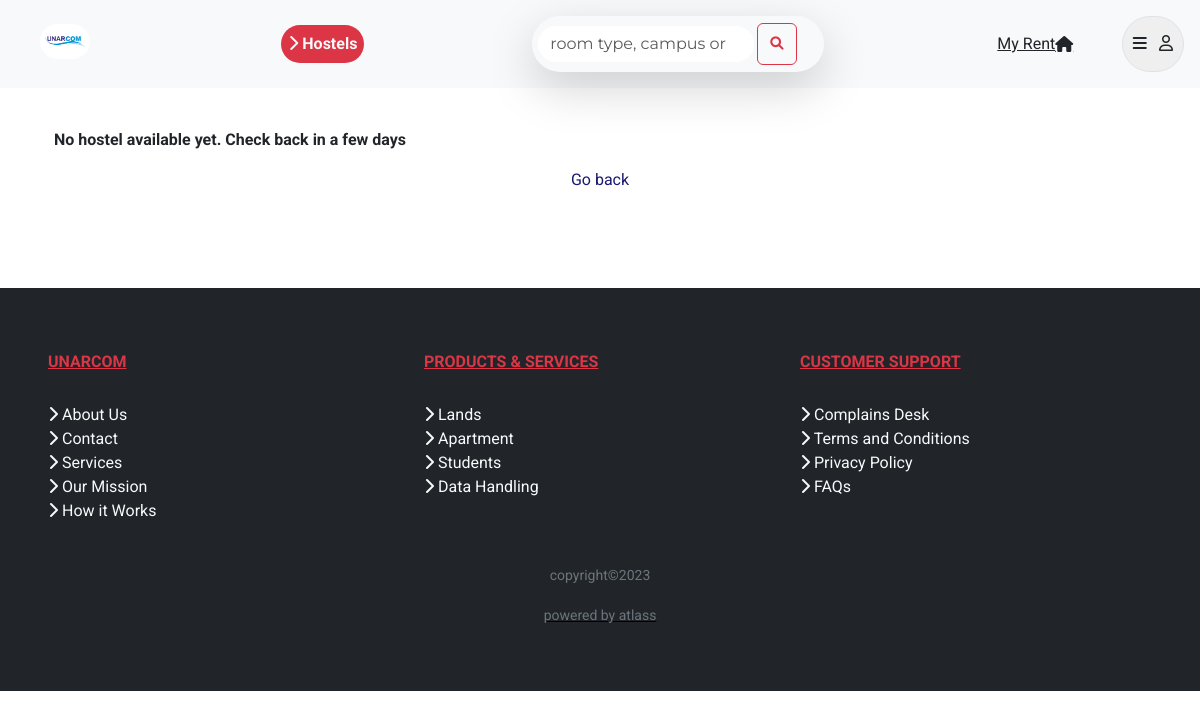
/rooms/list/2/Citadel Hostel/, run on an earlier commit of the app's database.
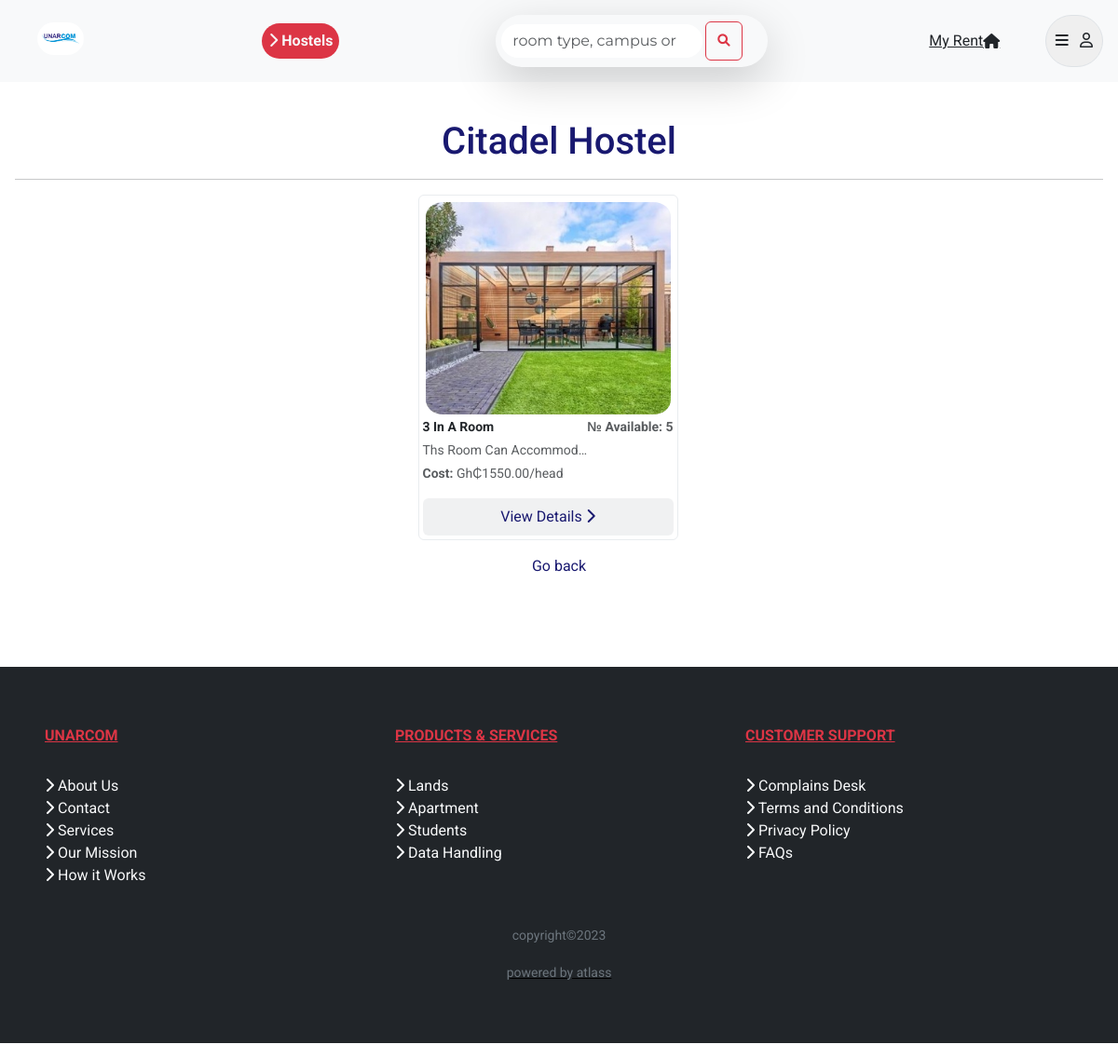
And on a later commit of the database.
### hostels/models.py (models this page shows, shortened)
class RoomType(models.Model):
    hostel = models.ForeignKey(Hostel, on_delete=models.CASCADE)
    room_type = models.CharField(max_length=100)
    room_display_image = models.ImageField(upload_to='unarcom/room_type/images', default=None, null=True, blank=True)
    room_type_number = models.PositiveIntegerField()
    room_numbers = models.JSONField(default=dict)
    room_capacity = models.PositiveIntegerField()
    max_capacity = models.PositiveIntegerField()
    cost_per_head = models.DecimalField(max_digits=65, decimal_places=2)
    db_use_only = models.PositiveIntegerField()
    details = RichTextUploadingField()

class Hostel(models.Model):
    created_by = models.ForeignKey(user, on_delete=models.CASCADE)
    owner_name = models.CharField(max_length=100, default='unarcom', help_text='Enter name of hostel owner')
    school = models.ForeignKey(School, on_delete=models.CASCADE)
    campus = models.CharField(max_length=100, default='Main Campus', help_text='Enter campus the hostel is located')
    hostel_name = models.CharField(max_length=50, default='unnamed hostel')
    contact = models.CharField(help_text='0589 693 6595', max_length=10)
    display_image = models.ImageField(blank=True, upload_to='unarcom/hostel/images', default=None)
    date_added = models.DateTimeField(default=timezone.now)
    no_of_rooms = models.PositiveIntegerField(help_text='E.g 20')
    description = RichTextUploadingField()
    hostel_coordinates = models.CharField(max_length=100, help_text='latitude, longitude')
    cost_range = models.CharField(max_length=200, help_text='4500')
    duration_of_rent = models.PositiveIntegerField(help_text='2')
    wifi = models.CharField(max_length=50)
    amenities = models.ManyToManyField(Amenities)
    account_number = models.CharField(max_length=100, null=True, blank=True)
    account_name = models.CharField(max_length=100)
    rating = models.DecimalField(max_digits=10, decimal_places=1)
    '''
    trimming images to an appropriate size before saving to the database
    '''
    def __str__(self):
        return self.hostel_name
    '''
    a method to get the cost of a romm
    '''
    '''
    calculating the distance of the hostel to the campus
    '''

### hostels/views.py (the view)
# urls.py: path('rooms/list/<int:pk>/<str:hostel>/', RoomsListView.as_view(), name='room-list'),
class RoomsListView(ListView):
    model = RoomType
    context_object_name = 'rooms'
    template_name = 'hostels/room_list.html'
    slug_url_kwarg = 'pk'
    def get_context_data(self, **kwargs):
        context = super(RoomsListView, self).get_context_data(**kwargs)
        context['room_type_list'] = RoomType.objects.filter(hostel_id=self.kwargs.get('pk'))
        return context

### hostels/templates/hostels/room_list.html
{% extends 'hostels/base.html' %} {% block title %}Room List{% endblock %} {% block content %}
<section class="user">
  {% for room_type in room_type_list %} {% if forloop.counter == 1 %}
  <h1 class="text-center text-capitalize">{{room_type.hostel}}</h1>
  <hr />
  {% endif %}
  {% endfor %}
  <div class="container">
    <div class="row">
        <div class="row d-flex justify-content-center">
          {% for room_type in room_type_list %}
          {% if not room_type.room_type_number == 0 %}
          <div class="col-md-3 mb-3 border border-light-subtle rounded p-1" data-aos="fade-up">
            <a href="{% url 'room-detail' room_type.pk room_type.room_type %}">
              <div class="d-flex justify-content-center">
                <img
                  src="{{room_type.room_display_image.url}}"
                  alt="{{room_type.room_type}}"
                  class="img-fluid round"
                />
              </div>
              <div class="d-flex justify-content-between">
                <small class="text-capitalize fw-bold text-dark"
                  >{{room_type.room_type}}</small
                >
                <small class="text-capitalize text-muted fw-bold text-dark">№ available: {{room_type.room_type_number}}</small>
              </div>
              <small class="text-capitalize text-muted d-block mb-1">{{room_type.details|safe|truncatechars:'25'}}</small>
              <small class="text-muted d-block mb-1"><b>Cost:</b> Gh₵{{room_type.cost_per_head}}/head</small>
              <div class="text-center">
                <div class="bg-secondary p-2 rounded bg-opacity-10">View Details <i class="fa-solid fa-chevron-right"></i></div>
            </div>
            </a>
          </div>
          {% else %}
          <div class="container">
            <p class="text-dark fw-bold">
              All rooms are fully booked. Check back in a few days
            </p>
          </div>
          {% endif %}
          {% empty %}
          <section>
            <div class="container">
              <p class="text-dark fw-bold">
                No hostel available yet. Check back in a few days
              </p>
            </div>
          </section>
          {% endfor %}
        </div>
    </div>
  </div>
  <div class="d-flex justify-content-center"><a href="{{request.META.HTTP_REFERER}}">Go back</a></div>
</section>
{% endblock %}

What changed in the data, as far as the page shows it:
added RoomType: hostel "Citadel Hostel", room_display_image (picture), room_type "3 In A Room", room_type_number "5", details "Ths Room Can Accommod…", cost_per_head "1550.00"
Also different on the page:
text no longer shown: "No hostel available yet. Check back in a few days"
